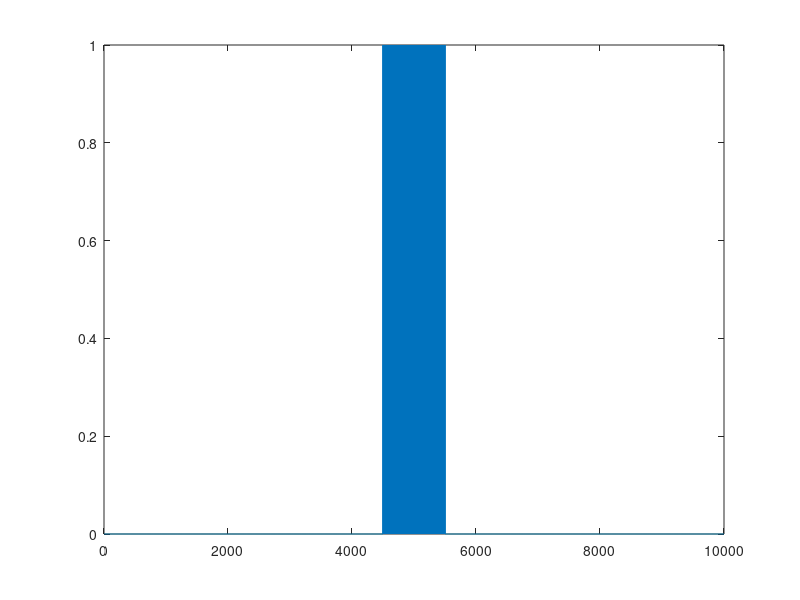
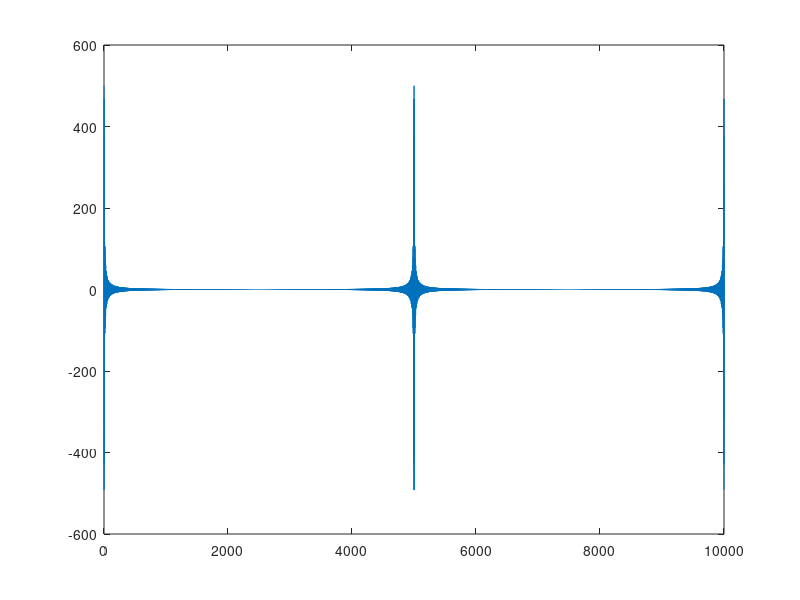
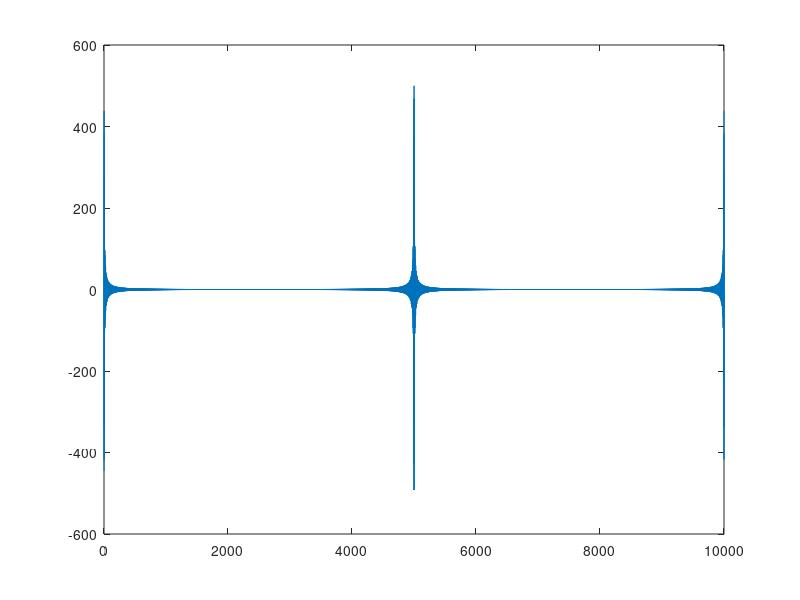
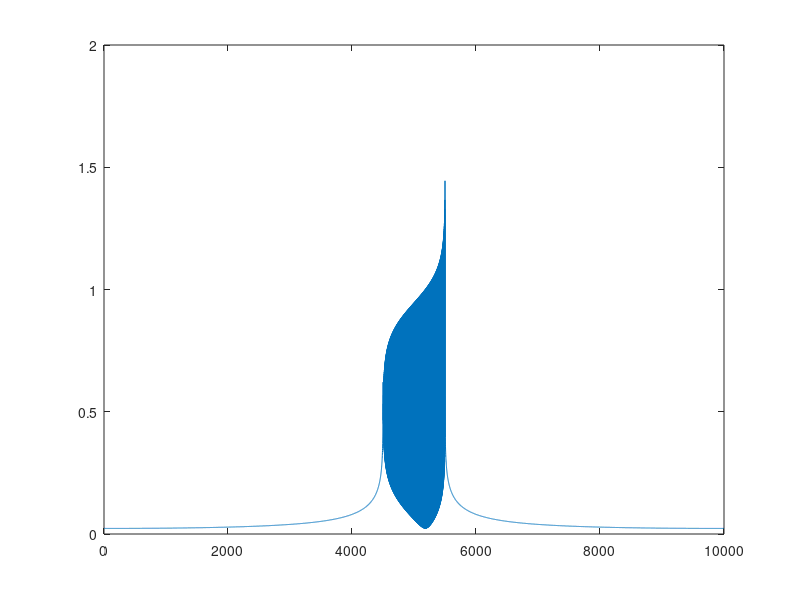

The MATLAB script that drew these images, in order:
function Test_16
%TEST_16 Summary of this function goes here
%   Detailed explanation goes here
close all;
clear all;
clc;

Nd = 0.85;
a = zeros(1,10000);
temp_a = zeros(1,1000);
temp_a(1:2:end) = 1;
a(4501:5500) = temp_a;
figure,plot(a);
fft_a = fftshift(fft(a));
figure,plot(real(fft_a));
fft_a = fft_a.*exp((-1)*1i*Nd*2*pi*(-4999:5000)/10000);
figure,plot(real(fft_a));
a = ifft(fft_a);
figure,plot(abs(a));
end
